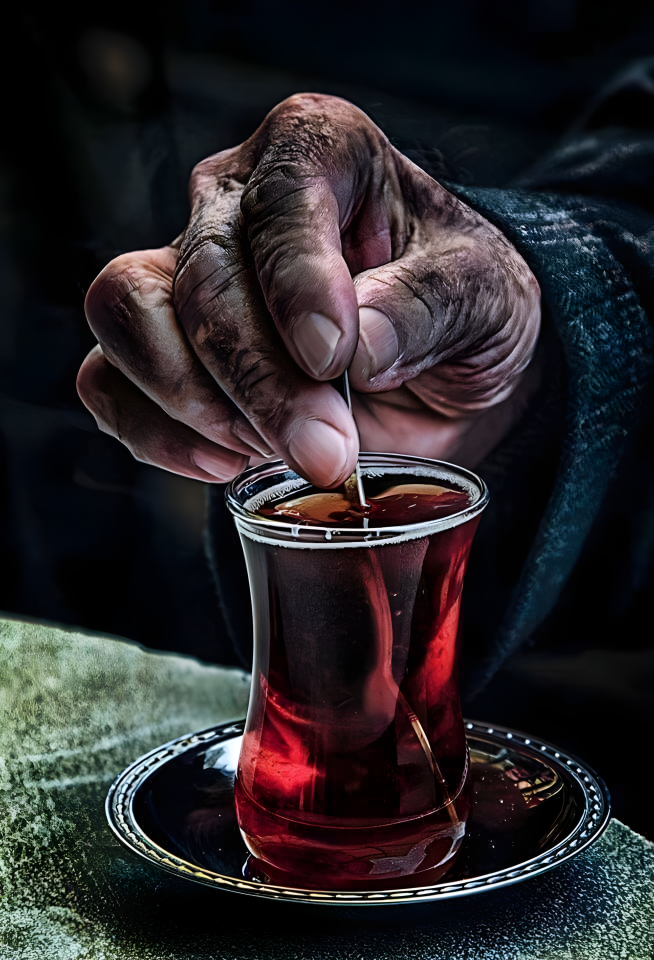
#> input picture example_imgs/tea.jpg, 2616 x 3840 px, found by its file name (shown at 1/4 size)
$ jupyter execute main.ipynb
#> lines starting #> are read from the running program, lines starting #| are printed output that depends on the picture
### patches.py
import bisect
import numpy as np
from heapq import *
from tqdm import trange, tqdm
from typing import Set
from numba import njit

@njit
def weighted_average(color1: np.ndarray, color2: np.ndarray, count1: int, count2: int) -> np.ndarray:
    alpha = count1 / (count1 + count2)
    return color1 * alpha + color2 * (1 - alpha)

@njit
def dist(a: np.ndarray, b: np.ndarray) -> float:
    # divide before computing norm to avoid numerical overflow
    return np.linalg.norm((a - b) / 256) * 256

# return pair such that the first element is the lesser of the two
# helper function for maintaining i < j invariant
@njit
def reorder_pair(a, b):
    return (a, b) if a < b else (b, a)

# given a (row first) array index, return the set of adjacent patches
@njit
def get_adjacencies(i: int, width: int, height: int) -> Set[int]:
    r, c = i // width, i % width
    adj = set()
    if r > 0: adj.add(i - width) # patch above
    if r + 1 < height: adj.add(i + width) # patch below
    if c > 0: adj.add(i - 1) # patch to the left
    if c + 1 < width: adj.add(i + 1) # patch to the right
    return adj


class Patches:
    def __init__(self, img) -> None:
        assert isinstance(img, np.ndarray) and len(img.shape) == 3 and img.shape[2] == 3, \
            "Input is not an RGB image"

        self.height, self.width, _ = img.shape
        num_patches = self.height * self.width

        # all of these data structures have the patch id as the key/index
        self.patch_counts = {i: 1 for i in range(num_patches)}
        self.patch_colors = img.reshape((-1, 3)).astype(np.float32)
        # vals are n x 2 arrays
        self.patch_indices = {i * self.width + j: np.array([[i, j]]) for i in range(self.height)
                              for j in range(self.width)}
        self.patch_adjacencies = {i: self.get_adjacencies(i) for i in range(num_patches)}

        # maps img indices to patch ids
        self.img_patches = np.arange(num_patches).reshape((self.height, self.width))
        self.existing_patches = set(range(num_patches))

        # cache negative distances: we negate because the heapq sorts least to greatest
        # and we want to remove the greatest distances when we use the heapq
        # see the method `cull` for context
        self.neg_dists = dict()
        for i in trange(num_patches, desc = "Computing cache"):
            for j in self.patch_adjacencies[i]:
                if i < j: # only add each pair once
                    self.neg_dists[(i, j)] = self.compute_neg_dist(i, j)

    @property
    def num_adjacencies(self):
        return len(self.neg_dists)

    @property
    def num_patches(self):
        return len(self.existing_patches)

    def compute_neg_dist(self, i, j):
        return -dist(self.patch_colors[i], self.patch_colors[j])

    # given a (row first) array index, return the set of adjacent patches
    def get_adjacencies(self, i):
        return get_adjacencies(i, self.width, self.height)

    # merge while keeping set i and deleting j
    # N.B. this method does not compute neg_dists; it's done later to avoid recomputes
    def merge(self, i, j):
        assert i < j, f"Does not maintain the invariant of i < j: {i}, {j}"
        assert i in self.existing_patches, f"This patch was already deleted: {i}"
        assert j in self.existing_patches, f"This patch was already deleted: {j}"
        self.patch_colors[i] = weighted_average(self.patch_colors[i], self.patch_colors[j],
                                                self.patch_counts[i], self.patch_counts[j])
        self.patch_counts[i] += self.patch_counts[j]
        self.patch_indices[i] = np.concatenate((self.patch_indices[i], self.patch_indices[j]))
        assert self.patch_counts[i] == self.patch_indices[i].shape[0]
        self.patch_adjacencies[i] = self.patch_adjacencies[i] | self.patch_adjacencies[j]
        self.patch_adjacencies[i] -= {i, j} # remove adjacencies to self
        row, col = np.split(self.patch_indices[j], 2, axis = -1)
        self.img_patches[row, col] = i

        # fix references to j
        for other in self.patch_adjacencies[j]:
            if other != i:
                # replace with reference to i
                self.patch_adjacencies[other].remove(j)
                self.patch_adjacencies[other].add(i)
                # remove from our cache of neg_dists
                del self.neg_dists[reorder_pair(j, other)]

        # compute and cache new neg_dists
        for new_j in self.patch_adjacencies[i]:
            self.neg_dists[reorder_pair(i, new_j)] = self.compute_neg_dist(i, new_j)

        # clean up the data structures
        del self.patch_counts[j]
        # N.B. self.patch_colors is an array, so can't delete row
        del self.patch_indices[j]
        del self.patch_adjacencies[j]
        self.existing_patches.remove(j)
        del self.neg_dists[(i, j)]

    def construct_img(self):
        return np.rint(self.patch_colors[self.img_patches]).astype(np.uint8)

    # finds the closest n% pairs of adjacent patches to merge
    # returns the entire heap i.e. a list of items of the form (neg_dist, (i, j))
    def cull_by_fraction(self, cull_fraction):
        cull_count = round(cull_fraction * self.num_patches)

        heap = []
        for pair, neg_dist in self.neg_dists.items():
            if len(heap) < cull_count:
                heappush(heap, (neg_dist, pair))
            # add to heap if the current neg_dist is greater than the neg_dist of the root
            elif neg_dist > heap[0][0]:
                heapreplace(heap, (neg_dist, pair))
        return heap

    # force all patches smaller than the threshold size to merge with the closest adjacent patch
    # [12 lines left out: function cull_by_size, not called in this run]

    def run(self):
        output = []

        # Phase 1: Bulk merge patches
        cull_target = 2000
        round = 0
        initial = self.num_patches
        t = tqdm(total=initial - cull_target, desc="Bulk merging patches", miniters=1)
        while self.num_patches > cull_target:
            # run through the merges
            cull_fraction = 0.8 if self.num_patches > 100000 else 0.5
            for _, (i, j) in self.cull_by_fraction(cull_fraction):
                # check in case one of the patches has already been merged and deleted
                if i in self.existing_patches and j in self.existing_patches:
                    self.merge(i, j)
            cull_by_size_start = 2
            if round >= cull_by_size_start:
                self.cull_by_size(2 ** (round - cull_by_size_start))
            round += 1
            output.append((self.num_patches, self.construct_img()))
            t.update(initial - self.num_patches)
        t.close()

        # Phase 2: Merge one pair of patches at a time
        # setup queue for single merges
        # we use the number of patches as a timestamp
        save_frequency = 40
        self.patch_last_update = {p: self.num_patches for p in self.existing_patches}
        self.neg_dists = dict()
        for i in tqdm(self.existing_patches, desc = "Recomputing cache"):
            for j in self.patch_adjacencies[i]:
                if i < j: # only add each pair once
                    self.neg_dists[(i, j)] = self.compute_neg_dist(i, j)
        self.queue = [(neg_dist, *pair, self.num_patches) for pair, neg_dist in self.neg_dists.items()]
        self.queue.sort()

        for _ in trange(self.num_patches - 1, desc="Single merging patches"):
            # pop until you find a valid pair
            while True:
                _, i, j, last_update = self.queue.pop()
                valid_patches = i in self.existing_patches and j in self.existing_patches
                # compare the pair's last update to each patch's last update
                fresh = (last_update == min(self.patch_last_update[i], self.patch_last_update[j]))
                if valid_patches and fresh:
                    break
            self.merge(i, j)
            self.patch_last_update[i] = self.num_patches
            # add new items to queue
            for new_j in self.patch_adjacencies[i]:
                dist = self.compute_neg_dist(i, new_j)
                bisect.insort(self.queue, (dist, *reorder_pair(i, new_j), self.num_patches))
            if self.num_patches % save_frequency == 0:
                output.append((self.num_patches, self.construct_img()))

        self.patch_process = output
        return output

### main.ipynb
[cell 1]
import os, shutil
import numpy as np
import matplotlib.pyplot as plt
from PIL import Image

from patches import Patches

[cell 2]
img = plt.imread('tea.jpg')
#> img is the input picture: shape (3840, 2616, 3); mean R, G, B 41.4, 37.6, 40.4
im = Image.fromarray(img)
img = np.array(im.resize((200, 300)))
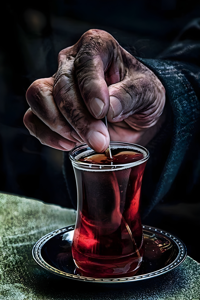
#> img: shape (300, 200, 3); mean R, G, B 41.4, 37.6, 40.5

[cell 3]
p = Patches(img)
output = p.run()
if os.path.exists("temp"):
    shutil.rmtree("temp")
os.mkdir("temp")
for count, arr in output:
    plt.imsave(f"temp/{count}.png", arr)
